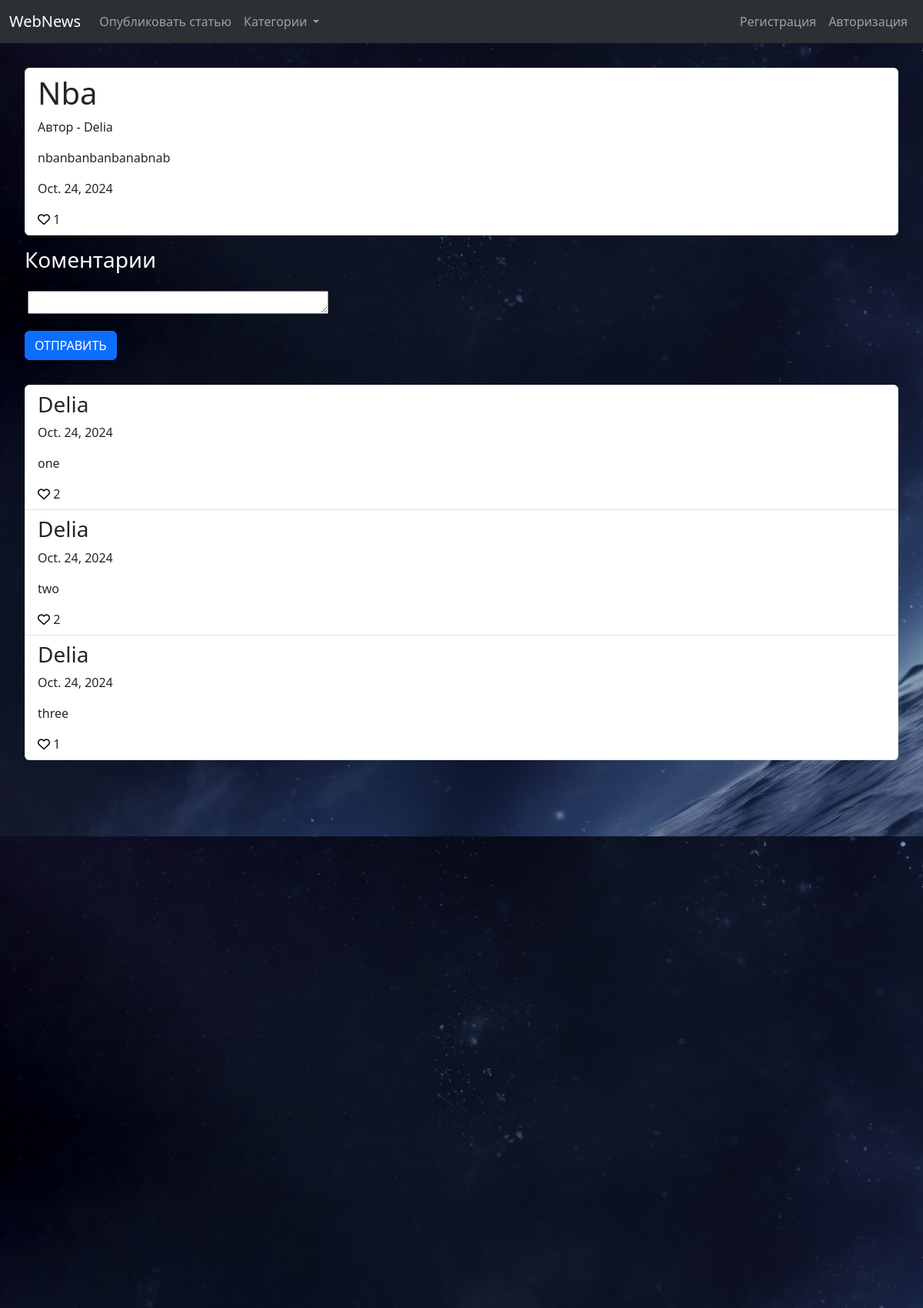
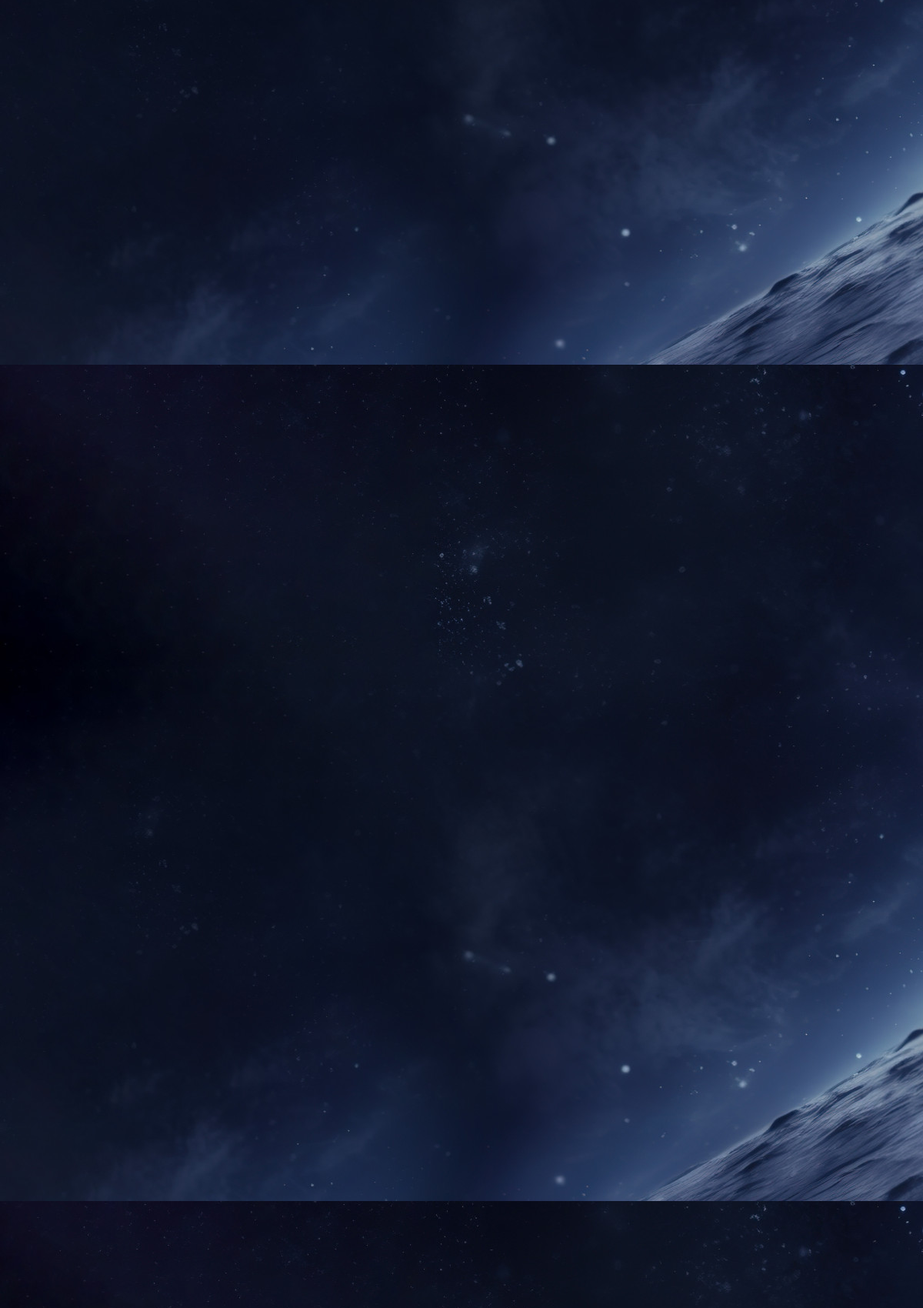
The app's page /article/1 (upper part) with its own data (2 pictures, top to bottom).
### articles/models.py (models this page shows, shortened)
class Articles(models.Model):
    author = models.ForeignKey(User, on_delete=models.CASCADE, blank=True, null=True)
    title = models.CharField(max_length=250)
    text = models.TextField(blank=False)
    category = models.ForeignKey('Categories', on_delete=models.CASCADE)
    tags = models.ManyToManyField('Tags', blank=True)
    image = models.ImageField(upload_to='articles/%Y%m%d/', blank=True)
    date = models.DateField(auto_now_add=True)
    rating = models.IntegerField(default=0, blank=True)

class Comments(models.Model):
    article = models.ForeignKey('Articles', on_delete=models.CASCADE, blank=True, null=True)
    author = models.ForeignKey(User, on_delete=models.CASCADE, blank=True, null=True)
    text = models.TextField(blank=False)
    date = models.DateField(auto_now_add=True)

### articles/views.py (the view)
# urls.py: path('article/<int:art_pk>', views.article_page, name='article'),
def article_page(request, art_pk):
    article = Articles.objects.get(pk=art_pk)
    comments = Comments.objects.filter(article__pk=art_pk)
    article_rating = ArticleRating.objects.count()
    complete_comment = []
    for comment in comments:
        comment_rating = CommentRating.objects.filter(comment=comment).count()
        complete_comment.append({'body': comment, 'rating': comment_rating})
    categories = Categories.objects.all()
    if request.method == 'POST':
        form = CommentForm(request.POST)
        if form.is_valid():
            new_form = form.save()
            new_form.author = request.user
            new_form.article = article
            new_form.save()
            return redirect('article', art_pk)
    else:
        form = CommentForm()
    context = {'categories': categories, 'article': article, 'form': form,
               'article_rating': article_rating, 'comments': complete_comment}
    return render(request, 'articles/article_page.html', context=context)

### articles/forms.py
class CommentForm(forms.ModelForm):
    class Meta:
        model = Comments
        fields = ('text',)

### articles/models.py (called while the page is built)
    def get_absolute_url(self):
        return reverse('category', kwargs={'cat_pk': self.pk})

### articles/templates/articles/article_page.html (shortened to what this page needs)
{% extends 'articles/base.html' %}
{% block body %}
<div class="article-page">
        <ul class="list-group">
            <li class="list-group-item">
                <h1>{{ article.title }}</h1>
                <p>Автор - {{ article.author }}</p>
                <p>{{ article.text|linebreaks }}</p>
                <p>{{ article.date }}</p>
                <a href="{% url 'article_rating' article.pk %}"><i class="fa-regular fa-heart"></i></a> {{ article_rating }}
            </li>
          </ul>
          <div class="block-for-comments">
              <h3>Коментарии</h3>
              <form method="post">
                    <div class="mb-3">
                        <p>
                            <textarea name="text" cols="40" rows="10" required id="id_text" style="height: 30px;"></textarea>
                        </p>
                    </div>
                    <button type="submit" class="btn btn-primary">ОТПРАВИТЬ</button>
              </form>
          </div>
          <ul class="list-group">
              {% for comment in comments %}
                <li class="list-group-item">
                    <h3>{{ comment.body.author }}</h3>
                    <p>{{ comment.body.date }}</p>
                    <p>{{ comment.body.text }}</p>
                    <a href="{% url 'comment_rating' comment.body.pk %}"><i class="fa-regular fa-heart"></i></a> {{ comment.rating }}
                </li>
              {% endfor %}
          </ul>
</div>
{% endblock %}

### articles/static/articles/css/style.css (style rules this page uses)
ul { list-style: none; }
a { color: black; text-decoration: none; }
.list-group { height: 100%; }
.list-group-item { display: flex; }
.article-page>.list-group { padding: 32px; padding-bottom: 0px; }
.article-page>.list-group>.list-group-item { display: block; }
.block-for-comments>h3 { color: white; padding-top: 15px; padding-bottom: 15px; }
.block-for-comments { padding: 32px; padding-top: 0px; padding-bottom: 0px; }

### records on screen
Articles: title "Nba", author "Delia", text "nbanbanbanbanabnab", date "Oct. 24, 2024"
Comments: body.author "Delia", body "Oct. 24, 2024", body.text "one", rating "2"
Comments: body.author "Delia", body "Oct. 24, 2024", body.text "two", rating "2"
Comments: body.author "Delia", body "Oct. 24, 2024", body.text "three", rating "1"

### other values on screen
{{ article_rating }} "1"
